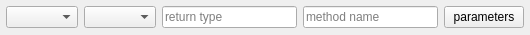
<?xml version="1.0" encoding="UTF-8"?>
<ui version="4.0">
 <class>MethodGui</class>
 <widget class="QWidget" name="MethodGui">
  <property name="geometry">
   <rect>
    <x>0</x>
    <y>0</y>
    <width>530</width>
    <height>35</height>
   </rect>
  </property>
  <property name="windowTitle">
   <string>Form</string>
  </property>
  <layout class="QHBoxLayout" name="horizontalLayout">
   <property name="leftMargin">
    <number>6</number>
   </property>
   <property name="topMargin">
    <number>6</number>
   </property>
   <property name="rightMargin">
    <number>6</number>
   </property>
   <property name="bottomMargin">
    <number>6</number>
   </property>
   <item>
    <widget class="QComboBox" name="comboBoxDeclarationType"/>
   </item>
   <item>
    <widget class="QComboBox" name="comboBoxType"/>
   </item>
   <item>
    <widget class="QLineEdit" name="lineEditReturnType">
     <property name="placeholderText">
      <string>return type</string>
     </property>
    </widget>
   </item>
   <item>
    <widget class="QLineEdit" name="lineEditName">
     <property name="placeholderText">
      <string>method name</string>
     </property>
    </widget>
   </item>
   <item>
    <widget class="QPushButton" name="pushButtonParameters">
     <property name="text">
      <string>parameters</string>
     </property>
    </widget>
   </item>
  </layout>
 </widget>
 <resources/>
 <connections/>
</ui>
